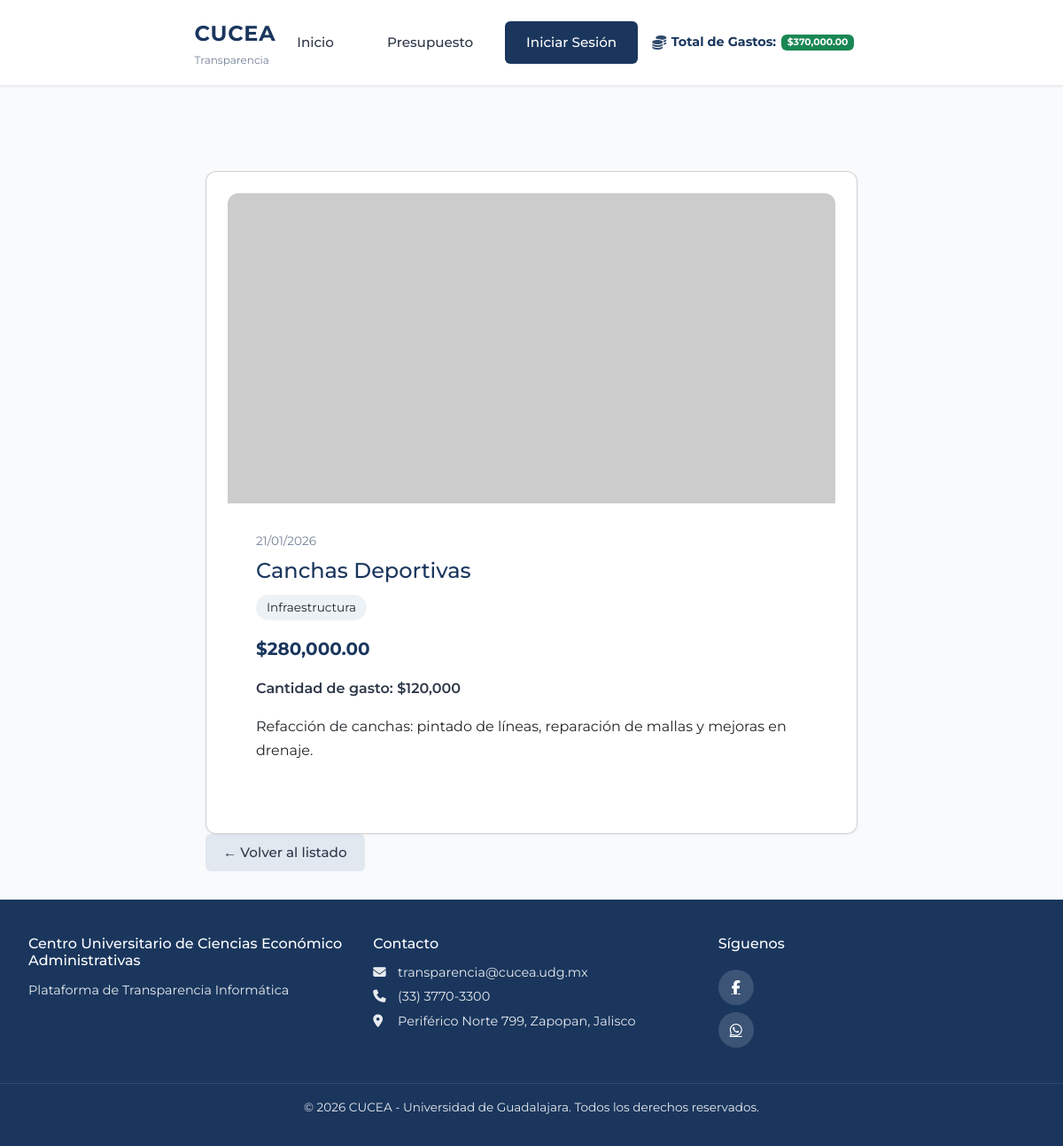
Page /presupuesto/2 on the committed database.
### models.py (models this page shows, shortened)
class Presupuesto(db.Model):
    __tablename__ = 'presupuestos'
    id = db.Column(db.Integer, primary_key=True)
    concepto = db.Column(db.String(200), nullable=False)  # Título del proyecto
    descripcion_corta = db.Column(db.String(300))  # Resumen breve para la card (si vacío se trunca descripcion)
    descripcion = db.Column(db.Text)  # Descripción larga para el modal
    imagen_url = db.Column(db.String(500))  # Ruta o URL de imagen (ej: img/proyecto1.jpg)
    monto = db.Column(db.Float, nullable=False)
    categoria = db.Column(db.String(100), nullable=False)
    fecha = db.Column(db.Date, nullable=False)  # Fecha del proyecto
    cantidad_gasto = db.Column(db.Float, default=0, nullable=False)
    likes = db.Column(db.Integer, default=0, nullable=False)
    dislikes = db.Column(db.Integer, default=0, nullable=False)
    fecha_registro = db.Column(db.DateTime, default=datetime.utcnow)
    comentarios = db.relationship('Comentario', backref='presupuesto', lazy='dynamic', order_by='Comentario.fecha_creacion')
    votos = db.relationship('VotoPresupuesto', backref='presupuesto', lazy='dynamic', foreign_keys='VotoPresupuesto.presupuesto_id')

### app.py (the view)
    @app.route('/presupuesto/<int:id>')
    def presupuesto_detalle(id):
        presupuesto = Presupuesto.query.get_or_404(id)
        return render_template('presupuesto/detalle.html', presupuesto=presupuesto)

### templates/presupuesto/detalle.html (shortened to what this page needs)
{% extends "base/layout.html" %}
{% block content %}
<div class="detalle-page">
    <article class="detalle-card card">
        <div class="detalle-card__image">
            {% if presupuesto.imagen_url %}
            <img src="{{ presupuesto.imagen_url if presupuesto.imagen_url.startswith('http') else url_for('static', filename=presupuesto.imagen_url) }}" alt="{{ presupuesto.concepto }}">
            {% else %}
            <div class="detalle-card__placeholder">
                <i class="fas fa-image"></i>
                <span>Sin imagen</span>
            </div>
            {% endif %}
        </div>
        <div class="detalle-card__body">
            <p class="detalle-card__date">{{ presupuesto.fecha.strftime('%d/%m/%Y') }}</p>
            <h1 class="detalle-card__title">{{ presupuesto.concepto }}</h1>
            <span class="detalle-card__badge">{{ presupuesto.categoria }}</span>
            <p class="detalle-card__monto">${{ "{:,.2f}".format(presupuesto.monto) }}</p>
            {% if presupuesto.cantidad_gasto %}<p class="detalle-card__gasto">Cantidad de gasto: ${{ "{:,.0f}".format(presupuesto.cantidad_gasto) }}</p>{% endif %}
            {% if presupuesto.descripcion %}
            <div class="detalle-card__descripcion">
                {{ presupuesto.descripcion }}
            </div>
            {% endif %}
        </div>
    </article>
    <a href="{{ url_for('presupuestos_lista') }}" class="btn btn--secondary">← Volver al listado</a>
</div>
{% endblock %}

### static/css/main.css (style rules this page uses)
:root { --color-primary: #1a365d; --color-primary-light: #2c5282; --color-primary-hover: #2d4a7c; --color-text: #2d3748; --color-text-muted: #718096; --color-bg: #f8fafc; --color-card: #ffffff; --color-border: #e2e8f0; --shadow: 0 1px 3px rgba(0, 0, 0, 0.06); --shadow-hover: 0 4px 12px rgba(0, 0, 0, 0.1); --navbar-height: 80px; --navbar-height-scrolled: 60px; --font-main: 'Montserrat', 'Segoe UI', system-ui, sans-serif; }
* { box-sizing: border-box; }
body { margin: 0; font-family: var(--font-main); background: var(--color-bg); color: var(--color-text); line-height: 1.6; min-height: 100vh; display: flex; flex-direction: column; }
.btn { display: inline-block; padding: 0.6rem 1.25rem; border-radius: 6px; font-weight: 500; font-family: var(--font-main); text-decoration: none; cursor: pointer; border: none; font-size: 0.95rem; transition: background-color 0.2s, color 0.2s; }
.btn--secondary { background: var(--color-border); color: var(--color-text); }
.detalle-page { max-width: 800px; margin: 0 auto; }
.detalle-card__image { width: 100%; height: 350px; overflow: hidden; border-radius: 12px 12px 0 0; }
.detalle-card__image img { width: 100%; height: 100%; object-fit: cover; }
.detalle-card__body { padding: 2rem; }
.detalle-card__date { font-size: 0.85rem; color: var(--color-text-muted); margin: 0 0 0.5rem; }
.detalle-card__title { margin: 0 0 0.75rem; font-size: 1.5rem; color: var(--color-primary); }
.detalle-card__badge { display: inline-block; padding: 0.25rem 0.75rem; background: #edf2f7; border-radius: 20px; font-size: 0.85rem; margin-bottom: 1rem; }
.detalle-card__monto { font-size: 1.25rem; font-weight: 700; color: var(--color-primary); margin: 0 0 1rem; }
.detalle-card__gasto { font-size: 1rem; font-weight: 600; color: var(--color-text); margin: 0 0 1rem; }
.detalle-card__descripcion { margin: 0 0 1.5rem; line-height: 1.7; }
.card { background: var(--color-card); border-radius: 12px; box-shadow: var(--shadow); padding: 1.5rem; }
.main-content .presupuestos-page, .main-content .auth-container, .main-content .form-page, .main-content .detalle-page { padding: 2rem; padding-top: calc(var(--navbar-height) + 1rem); }

### rows in the picture
Presupuesto: fecha "21/01/2026", concepto "Canchas Deportivas", categoria "Infraestructura", monto "280,000.00", cantidad_gasto "120,000", descripcion "Refacción de canchas: pintado de líneas, reparación de mallas y mejoras en drenaje."

### other values in the picture
{{ "{:,.2f}".format(total_invertido) }} "370,000.00"
